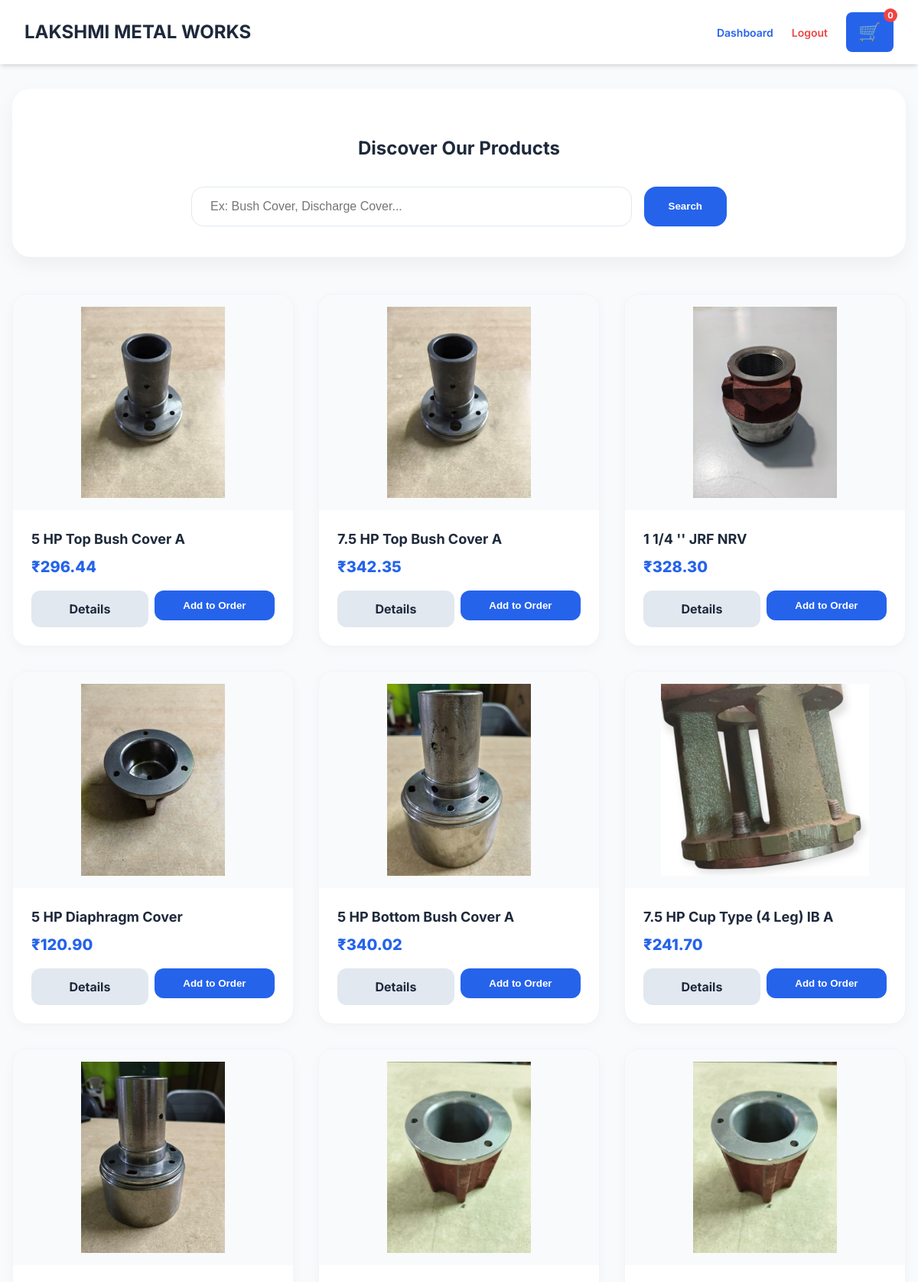
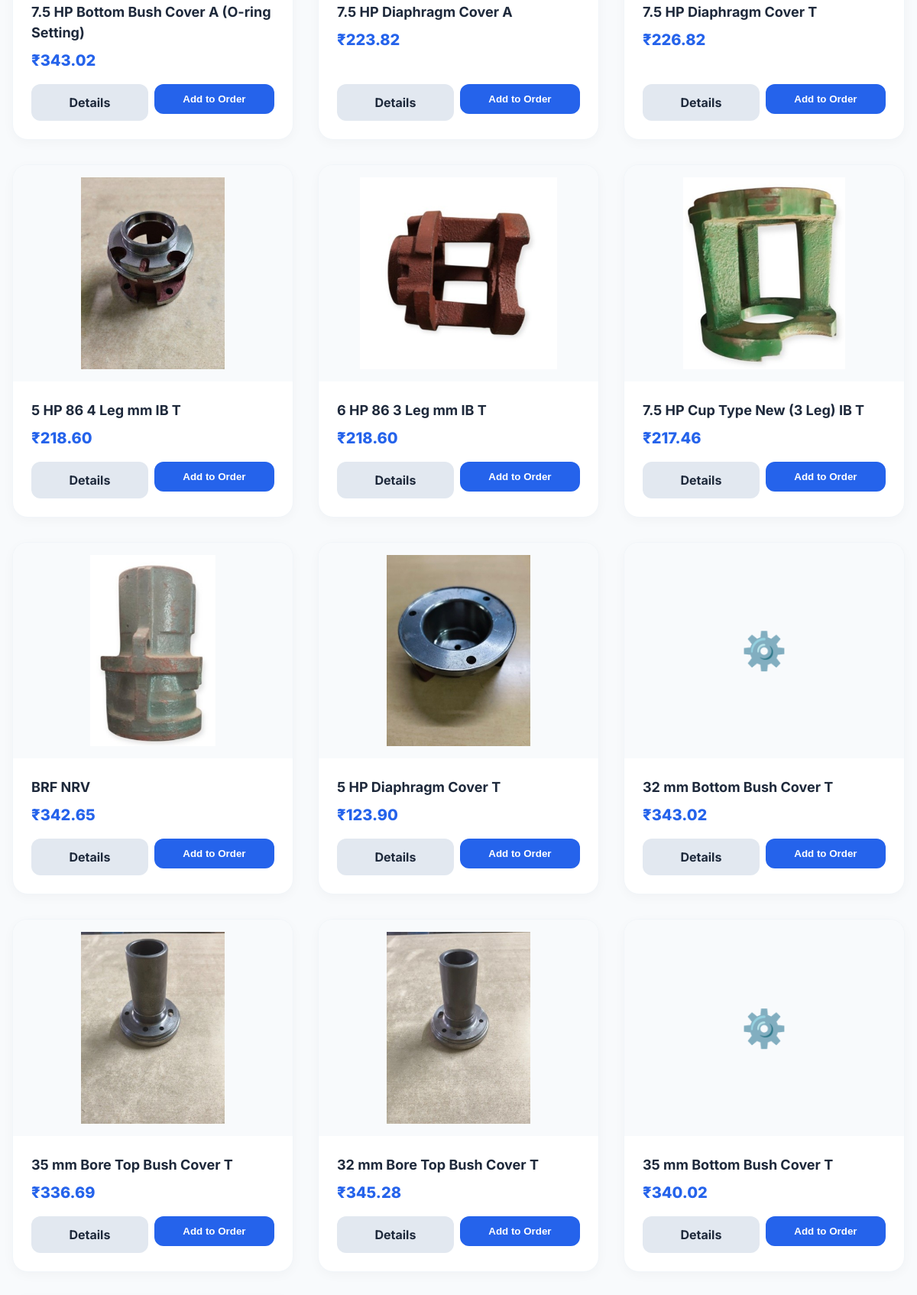
Page /home (signed in, upper part) on the committed database (2 pictures, top to bottom).
### models.py (models this page shows)
class Product(Base):
    __tablename__ = "products"
    id = Column(Integer, primary_key=True, index=True)
    name = Column(String, index=True)
    description = Column(Text)
    qty = Column(Integer, default=1)
    rate = Column(Float)
    image_url = Column(String)  # Front View
    back_image_url = Column(String, nullable=True)  # Back View
    weight = Column(Float, nullable=True)
    rc_rate_kg_invoice = Column(Float, nullable=True)
    machining_cost_invoice = Column(Float, nullable=True)
    rate_piece_invoice = Column(Float, nullable=True)
    rc_rate_kg_no_invoice = Column(Float, nullable=True)
    machining_cost_no_invoice = Column(Float, nullable=True)
    rate_piece_no_invoice = Column(Float, nullable=True)
    selling_price_invoice = Column(Float, nullable=True)
    selling_price_no_invoice = Column(Float, nullable=True)
    is_active = Column(Boolean, default=True)

### main.py (the view)
@app.get("/home", response_class=HTMLResponse)
async def home(request: Request, q: str = None, db: Session = Depends(get_db)):
    if not request.cookies.get("user_session") and not request.cookies.get("admin_session"):
        return RedirectResponse(url="/", status_code=status.HTTP_303_SEE_OTHER)
    query = db.query(models.Product).filter(models.Product.is_active == True)
    if q:
        query = query.filter(models.Product.name.contains(q))
    products = query.all()
    current_cart = get_session_cart(request)
    return templates.TemplateResponse("index.html", {"request": request, "products": products, "cart_count": len(current_cart), "search_query": q})

### templates/index.html (shortened to what this page needs)
<!DOCTYPE html>
<html lang="en">
<head>
    <link rel="stylesheet" href="/static/css/styles.css">
</head>
<body>
    <header>
        <div class="logo">
            <h1 style="margin:0; font-size: 1.5rem;"><a href="/home"
                    style="text-decoration:none; color:inherit;">LAKSHMI METAL WORKS</a></h1>
        </div>
        <nav>
            {% if request.cookies.get('admin_session') == 'authenticated' %}
            <a href="/admin/dashboard" class="nav-link primary">Dashboard</a>
            <a href="/logout" class="nav-link danger">Logout</a>
            {% elif request.cookies.get('user_session') %}
            <a href="/logout" class="nav-link danger">Logout</a>
            {% else %}
            <a href="/login" class="nav-link primary">Login</a>
            {% endif %}
            <a href="/cart" class="btn btn-primary cart-icon">
                🛒 <span class="cart-count">{{ cart_count }}</span>
            </a>
        </nav>
    </header>
    <div class="container">
        <div class="home-search">
            <h2 class="search-title">Discover Our Products</h2>
            <form action="/home" method="get" class="custom-search-form">
                <input type="text" name="q" placeholder="Ex: Bush Cover, Discharge Cover..." class="custom-search-input"
                    value="{{ search_query or '' }}">
                <button type="submit" class="btn btn-primary btn-search">Search</button>
            </form>
        </div>
        <div class="product-grid-enhanced">
            {% for product in products %}
            <div class="product-card-enhanced">
                <div class="card-image-wrapper">
                    {% if product.image_url %}
                    <img src="{{ product.image_url }}" alt="{{ product.name }}">
                    {% else %}
                    <span class="product-placeholder">⚙️</span>
                    {% endif %}
                </div>
                <div class="card-body">
                    <div style="font-size: 1.125rem; font-weight: 700; color: var(--text-main); margin-bottom: 0.5rem;">
                        {{ product.name }}</div>
                    <div style="font-weight: 800; color: var(--primary); font-size: 1.25rem; margin-bottom: 1rem;">₹{{
                        "%.2f"|format(product.rate or 0) }}</div>
                    <div style="display: flex; gap: 0.5rem; margin-top: auto;">
                        <a href="/product/{{ product.id }}" class="btn secondary-btn"
                            style="flex: 1; border-radius: 12px; font-weight: 700;">Details</a>
                        <form action="/add-to-cart/{{ product.id }}" method="post" style="flex: 1.5;">
                            <button type="submit" class="btn btn-primary"
                                style="width: 100%; border-radius: 12px; font-weight: 700;">Add to Order</button>
                        </form>
                    </div>
                </div>
            </div>
            {% endfor %}
        </div>
    </div>
</body>
</html>

### static/css/styles.css (style rules this page uses)
:root { --primary: #2563eb; --primary-hover: #1d4ed8; --bg: #f8fafc; --card-bg: #ffffff; --text-main: #1e293b; --text-muted: #64748b; --border: #e2e8f0; --shadow: 0 4px 6px -1px rgb(0 0 0 / 0.1), 0 2px 4px -2px rgb(0 0 0 / 0.1); }
body { font-family: 'Inter', sans-serif; background-color: var(--bg); color: var(--text-main); margin: 0; padding: 0; line-height: 1.5; }
header { background: var(--card-bg); padding: 1rem 2rem; box-shadow: var(--shadow); display: flex; justify-content: space-between; align-items: center; position: sticky; top: 0; z-index: 100; }
nav { display: flex; align-items: center; gap: 1.5rem; }
.container { max-width: 1200px; margin: 2rem auto; padding: 0 1rem; }
.product-placeholder { font-size: 3rem; color: #94a3b8; }
.secondary-btn { background: #e2e8f0; color: var(--text-main); }
.btn { display: inline-block; padding: 0.75rem 1.5rem; border-radius: 8px; font-weight: 600; text-decoration: none; cursor: pointer; transition: all 0.2s; border: none; text-align: center; }
.btn-primary { background: var(--primary); color: white; }
.cart-icon { position: relative; font-size: 1.5rem; padding: 0.5rem 1rem; display: flex; align-items: center; justify-content: center; }
.cart-count { position: absolute; top: -5px; right: -5px; background: #ef4444; color: white; font-size: 0.7rem; min-width: 18px; height: 18px; display: flex; align-items: center; justify-content: center; border-radius: 50%; font-weight: 700; }
.nav-link { text-decoration: none; font-size: 0.875rem; font-weight: 600; color: var(--text-muted); transition: color 0.2s; }
.nav-link.primary { color: var(--primary); }
.nav-link.danger { color: #ef4444; }

### templates/index.html (style rules this page uses)
.home-search { background: white; padding: 2.5rem; border-radius: 24px; box-shadow: 0 10px 25px rgba(0, 0, 0, 0.05); margin-bottom: 3rem; }
.search-title { text-align: center; margin-bottom: 2rem; font-size: 1.5rem; font-weight: 700; color: var(--text-main); }
.custom-search-form { display: flex; gap: 1rem; max-width: 700px; margin: 0 auto; }
.custom-search-input { flex: 1; padding: 1rem 1.5rem; border: 1px solid var(--border); border-radius: 16px; font-size: 1rem; transition: all 0.2s ease; }
.btn-search { padding: 0 2rem; border-radius: 16px; font-weight: 700; }
.product-grid-enhanced { display: grid; grid-template-columns: repeat(auto-fill, minmax(280px, 1fr)); gap: 2rem; }
.product-card-enhanced { background: white; border-radius: 20px; overflow: hidden; box-shadow: 0 4px 15px rgba(0, 0, 0, 0.03); transition: all 0.3s ease; border: 1px solid #f1f5f9; display: flex; flex-direction: column; }
.card-image-wrapper { aspect-ratio: 4/3; background: #f8fafc; display: flex; align-items: center; justify-content: center; padding: 1rem; overflow: hidden; }
.card-image-wrapper img { width: 100%; height: 100%; object-fit: contain; transition: transform 0.3s ease; }
.card-body { padding: 1.5rem; display: flex; flex-direction: column; flex: 1; }

### rows in the picture
Product: image_url (picture), name "5 HP Top Bush Cover A", rate "296.44"
Product: image_url (picture), name "7.5 HP Top Bush Cover A", rate "342.35"
Product: image_url (picture), name "1 1/4 '' JRF NRV", rate "328.30"
Product: image_url (picture), name "5 HP Diaphragm Cover", rate "120.90"
Product: image_url (picture), name "5 HP Bottom Bush Cover A", rate "340.02"
Product: image_url (picture), name "7.5 HP Cup Type (4 Leg) IB A", rate "241.70"
Product: image_url (picture), name "7.5 HP Bottom Bush Cover A (O-ring Setting)", rate "343.02"
Product: image_url (picture), name "7.5 HP Diaphragm Cover A", rate "223.82"
Product: image_url (picture), name "7.5 HP Diaphragm Cover T", rate "226.82"
Product: image_url (picture), name "5 HP 86 4 Leg mm IB T", rate "218.60"
Product: image_url (picture), name "6 HP 86 3 Leg mm IB T", rate "218.60"
Product: image_url (picture), name "7.5 HP Cup Type New (3 Leg) IB T", rate "217.46"
Product: image_url (picture), name "BRF NRV", rate "342.65"
Product: image_url (picture), name "5 HP Diaphragm Cover T", rate "123.90"
Product: name "32 mm Bottom Bush Cover T", rate "343.02"
Product: image_url (picture), name "35 mm Bore Top Bush Cover T", rate "336.69"
Product: image_url (picture), name "32 mm Bore Top Bush Cover T", rate "345.28"
Product: name "35 mm Bottom Bush Cover T", rate "340.02"

### other values in the picture
{{ cart_count }} "0"
